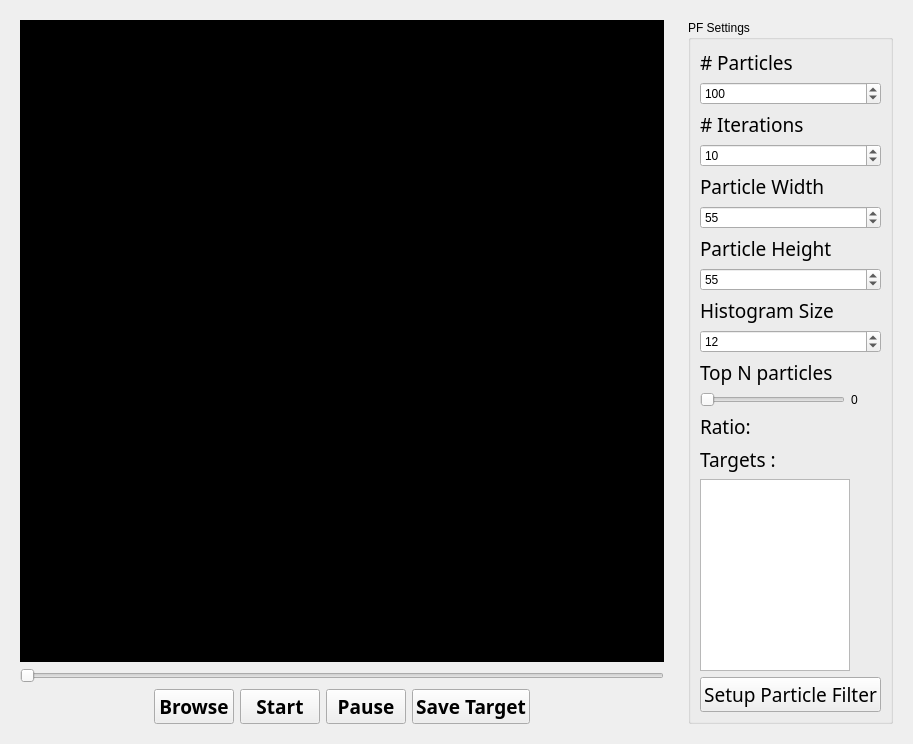
<?xml version="1.0" encoding="UTF-8"?>
<ui version="4.0">
 <class>ParticleFilterWidgetGui</class>
 <widget class="QWidget" name="ParticleFilterWidgetGui">
  <property name="geometry">
   <rect>
    <x>0</x>
    <y>0</y>
    <width>913</width>
    <height>685</height>
   </rect>
  </property>
  <property name="windowTitle">
   <string>Form</string>
  </property>
  <layout class="QHBoxLayout" name="horizontalLayout_2" stretch="1,0">
   <item>
    <widget class="QWidget" name="playerWidget" native="true">
     <layout class="QVBoxLayout" name="verticalLayout_2" stretch="1,0,0">
      <item>
       <widget class="QLabel" name="display_label">
        <property name="styleSheet">
         <string notr="true">Background-color: #000;</string>
        </property>
        <property name="text">
         <string/>
        </property>
       </widget>
      </item>
      <item>
       <widget class="QSlider" name="horizontalSlider">
        <property name="orientation">
         <enum>Qt::Horizontal</enum>
        </property>
       </widget>
      </item>
      <item>
       <layout class="QHBoxLayout" name="horizontalLayout">
        <item>
         <spacer name="buttonsLeft_horizontalSpacer">
          <property name="orientation">
           <enum>Qt::Horizontal</enum>
          </property>
          <property name="sizeHint" stdset="0">
           <size>
            <width>40</width>
            <height>20</height>
           </size>
          </property>
         </spacer>
        </item>
        <item>
         <widget class="QPushButton" name="browse_pushButton">
          <property name="font">
           <font>
            <family>Futura</family>
            <pointsize>14</pointsize>
            <weight>75</weight>
            <bold>true</bold>
           </font>
          </property>
          <property name="text">
           <string>Browse</string>
          </property>
         </widget>
        </item>
        <item>
         <widget class="QPushButton" name="start_pushButton">
          <property name="font">
           <font>
            <family>Futura</family>
            <pointsize>14</pointsize>
            <weight>75</weight>
            <bold>true</bold>
           </font>
          </property>
          <property name="text">
           <string>Start</string>
          </property>
         </widget>
        </item>
        <item>
         <widget class="QPushButton" name="pause_pushButton">
          <property name="font">
           <font>
            <family>Futura</family>
            <pointsize>14</pointsize>
            <weight>75</weight>
            <bold>true</bold>
           </font>
          </property>
          <property name="text">
           <string>Pause</string>
          </property>
         </widget>
        </item>
        <item>
         <widget class="QPushButton" name="saveTarget_pushButton">
          <property name="font">
           <font>
            <family>Futura</family>
            <pointsize>14</pointsize>
            <weight>75</weight>
            <bold>true</bold>
           </font>
          </property>
          <property name="text">
           <string>Save Target</string>
          </property>
         </widget>
        </item>
        <item>
         <spacer name="buttonsRight_horizontalSpacer">
          <property name="orientation">
           <enum>Qt::Horizontal</enum>
          </property>
          <property name="sizeHint" stdset="0">
           <size>
            <width>40</width>
            <height>20</height>
           </size>
          </property>
         </spacer>
        </item>
       </layout>
      </item>
     </layout>
    </widget>
   </item>
   <item>
    <widget class="QWidget" name="widget" native="true">
     <layout class="QGridLayout" name="gridLayout">
      <property name="sizeConstraint">
       <enum>QLayout::SetDefaultConstraint</enum>
      </property>
      <item row="0" column="0">
       <widget class="QGroupBox" name="groupBox">
        <property name="title">
         <string>PF Settings</string>
        </property>
        <layout class="QVBoxLayout" name="verticalLayout">
         <item>
          <widget class="QLabel" name="particleCountLabel">
           <property name="font">
            <font>
             <family>Futura</family>
             <pointsize>14</pointsize>
            </font>
           </property>
           <property name="text">
            <string># Particles</string>
           </property>
          </widget>
         </item>
         <item>
          <widget class="QSpinBox" name="particleCountSpinBox">
           <property name="maximum">
            <number>1000</number>
           </property>
           <property name="value">
            <number>100</number>
           </property>
          </widget>
         </item>
         <item>
          <widget class="QLabel" name="iterCountLabel">
           <property name="font">
            <font>
             <family>Futura</family>
             <pointsize>14</pointsize>
            </font>
           </property>
           <property name="text">
            <string># Iterations</string>
           </property>
          </widget>
         </item>
         <item>
          <widget class="QSpinBox" name="iterCountSpinBox">
           <property name="maximum">
            <number>1000</number>
           </property>
           <property name="value">
            <number>10</number>
           </property>
          </widget>
         </item>
         <item>
          <widget class="QLabel" name="particleWidthLbel">
           <property name="font">
            <font>
             <family>Futura</family>
             <pointsize>14</pointsize>
            </font>
           </property>
           <property name="text">
            <string>Particle Width</string>
           </property>
          </widget>
         </item>
         <item>
          <widget class="QSpinBox" name="particleWidthLSpinBox">
           <property name="maximum">
            <number>1000</number>
           </property>
           <property name="value">
            <number>55</number>
           </property>
          </widget>
         </item>
         <item>
          <widget class="QLabel" name="particleHeightLbel">
           <property name="font">
            <font>
             <family>Futura</family>
             <pointsize>14</pointsize>
            </font>
           </property>
           <property name="text">
            <string>Particle Height</string>
           </property>
          </widget>
         </item>
         <item>
          <widget class="QSpinBox" name="particleHeightLSpinBox">
           <property name="maximum">
            <number>1000</number>
           </property>
           <property name="value">
            <number>55</number>
           </property>
          </widget>
         </item>
         <item>
          <widget class="QLabel" name="HistogramSizelabel">
           <property name="font">
            <font>
             <family>Futura</family>
             <pointsize>14</pointsize>
            </font>
           </property>
           <property name="text">
            <string>Histogram Size</string>
           </property>
          </widget>
         </item>
         <item>
          <widget class="QSpinBox" name="histogramSizespinBox">
           <property name="minimum">
            <number>8</number>
           </property>
           <property name="maximum">
            <number>256</number>
           </property>
           <property name="singleStep">
            <number>4</number>
           </property>
           <property name="value">
            <number>12</number>
           </property>
          </widget>
         </item>
         <item>
          <widget class="QLabel" name="label">
           <property name="font">
            <font>
             <family>Futura</family>
             <pointsize>14</pointsize>
            </font>
           </property>
           <property name="text">
            <string>Top N particles</string>
           </property>
          </widget>
         </item>
         <item>
          <layout class="QHBoxLayout" name="horizontalLayout_3">
           <item>
            <widget class="QSlider" name="particlesToDisplaySlider">
             <property name="orientation">
              <enum>Qt::Horizontal</enum>
             </property>
            </widget>
           </item>
           <item>
            <widget class="QLabel" name="particlesToDisplayLabel">
             <property name="minimumSize">
              <size>
               <width>30</width>
               <height>0</height>
              </size>
             </property>
             <property name="text">
              <string>0</string>
             </property>
            </widget>
           </item>
          </layout>
         </item>
         <item>
          <layout class="QHBoxLayout" name="horizontalLayout_4">
           <item>
            <widget class="QLabel" name="label_2">
             <property name="font">
              <font>
               <family>Futura</family>
               <pointsize>14</pointsize>
              </font>
             </property>
             <property name="text">
              <string>Ratio: </string>
             </property>
            </widget>
           </item>
           <item>
            <widget class="QLabel" name="top_n_ratio_label">
             <property name="text">
              <string/>
             </property>
            </widget>
           </item>
          </layout>
         </item>
         <item>
          <widget class="QLabel" name="label_3">
           <property name="font">
            <font>
             <family>Futura</family>
             <pointsize>14</pointsize>
            </font>
           </property>
           <property name="text">
            <string>Targets :</string>
           </property>
          </widget>
         </item>
         <item>
          <widget class="QListWidget" name="targets_ListWidget">
           <property name="sizePolicy">
            <sizepolicy hsizetype="MinimumExpanding" vsizetype="MinimumExpanding">
             <horstretch>0</horstretch>
             <verstretch>0</verstretch>
            </sizepolicy>
           </property>
           <property name="maximumSize">
            <size>
             <width>150</width>
             <height>10000</height>
            </size>
           </property>
           <property name="font">
            <font>
             <family>Helvetica Neue</family>
            </font>
           </property>
          </widget>
         </item>
         <item>
          <widget class="QPushButton" name="setupPF_pushButton">
           <property name="font">
            <font>
             <family>Futura</family>
             <pointsize>14</pointsize>
            </font>
           </property>
           <property name="text">
            <string>Setup Particle Filter</string>
           </property>
          </widget>
         </item>
        </layout>
       </widget>
      </item>
     </layout>
    </widget>
   </item>
  </layout>
 </widget>
 <resources/>
 <connections>
  <connection>
   <sender>browse_pushButton</sender>
   <signal>clicked()</signal>
   <receiver>ParticleFilterWidgetGui</receiver>
   <slot>onActionOpen()</slot>
   <hints>
    <hint type="sourcelabel">
     <x>220</x>
     <y>635</y>
    </hint>
    <hint type="destinationlabel">
     <x>163</x>
     <y>654</y>
    </hint>
   </hints>
  </connection>
  <connection>
   <sender>start_pushButton</sender>
   <signal>clicked()</signal>
   <receiver>ParticleFilterWidgetGui</receiver>
   <slot>onActionPlay()</slot>
   <hints>
    <hint type="sourcelabel">
     <x>306</x>
     <y>635</y>
    </hint>
    <hint type="destinationlabel">
     <x>353</x>
     <y>654</y>
    </hint>
   </hints>
  </connection>
  <connection>
   <sender>pause_pushButton</sender>
   <signal>clicked()</signal>
   <receiver>ParticleFilterWidgetGui</receiver>
   <slot>onActionPause()</slot>
   <hints>
    <hint type="sourcelabel">
     <x>392</x>
     <y>635</y>
    </hint>
    <hint type="destinationlabel">
     <x>450</x>
     <y>654</y>
    </hint>
   </hints>
  </connection>
  <connection>
   <sender>horizontalSlider</sender>
   <signal>sliderPressed()</signal>
   <receiver>ParticleFilterWidgetGui</receiver>
   <slot>onHorizontalSliderPressed()</slot>
   <hints>
    <hint type="sourcelabel">
     <x>194</x>
     <y>597</y>
    </hint>
    <hint type="destinationlabel">
     <x>193</x>
     <y>654</y>
    </hint>
   </hints>
  </connection>
  <connection>
   <sender>horizontalSlider</sender>
   <signal>sliderReleased()</signal>
   <receiver>ParticleFilterWidgetGui</receiver>
   <slot>onHorizontalSliderReleased()</slot>
   <hints>
    <hint type="sourcelabel">
     <x>77</x>
     <y>597</y>
    </hint>
    <hint type="destinationlabel">
     <x>48</x>
     <y>654</y>
    </hint>
   </hints>
  </connection>
  <connection>
   <sender>particleCountSpinBox</sender>
   <signal>valueChanged(int)</signal>
   <receiver>ParticleFilterWidgetGui</receiver>
   <slot>onParticleCountChange(int)</slot>
   <hints>
    <hint type="sourcelabel">
     <x>786</x>
     <y>95</y>
    </hint>
    <hint type="destinationlabel">
     <x>912</x>
     <y>77</y>
    </hint>
   </hints>
  </connection>
  <connection>
   <sender>iterCountSpinBox</sender>
   <signal>valueChanged(int)</signal>
   <receiver>ParticleFilterWidgetGui</receiver>
   <slot>onIterationCountChange(int)</slot>
   <hints>
    <hint type="sourcelabel">
     <x>786</x>
     <y>148</y>
    </hint>
    <hint type="destinationlabel">
     <x>912</x>
     <y>136</y>
    </hint>
   </hints>
  </connection>
  <connection>
   <sender>particleWidthLSpinBox</sender>
   <signal>valueChanged(int)</signal>
   <receiver>ParticleFilterWidgetGui</receiver>
   <slot>onParticleWidthChange(int)</slot>
   <hints>
    <hint type="sourcelabel">
     <x>882</x>
     <y>210</y>
    </hint>
    <hint type="destinationlabel">
     <x>912</x>
     <y>185</y>
    </hint>
   </hints>
  </connection>
  <connection>
   <sender>particlesToDisplaySlider</sender>
   <signal>valueChanged(int)</signal>
   <receiver>ParticleFilterWidgetGui</receiver>
   <slot>onSetParticleCountSliderMoved(int)</slot>
   <hints>
    <hint type="sourcelabel">
     <x>845</x>
     <y>387</y>
    </hint>
    <hint type="destinationlabel">
     <x>912</x>
     <y>233</y>
    </hint>
   </hints>
  </connection>
  <connection>
   <sender>saveTarget_pushButton</sender>
   <signal>clicked()</signal>
   <receiver>ParticleFilterWidgetGui</receiver>
   <slot>onActionSaveTarget()</slot>
   <hints>
    <hint type="sourcelabel">
     <x>506</x>
     <y>613</y>
    </hint>
    <hint type="destinationlabel">
     <x>507</x>
     <y>654</y>
    </hint>
   </hints>
  </connection>
  <connection>
   <sender>histogramSizespinBox</sender>
   <signal>valueChanged(int)</signal>
   <receiver>ParticleFilterWidgetGui</receiver>
   <slot>onHistSizeChanged(int)</slot>
   <hints>
    <hint type="sourcelabel">
     <x>882</x>
     <y>336</y>
    </hint>
    <hint type="destinationlabel">
     <x>912</x>
     <y>480</y>
    </hint>
   </hints>
  </connection>
  <connection>
   <sender>setupPF_pushButton</sender>
   <signal>clicked()</signal>
   <receiver>ParticleFilterWidgetGui</receiver>
   <slot>onActionSetupPF()</slot>
   <hints>
    <hint type="sourcelabel">
     <x>759</x>
     <y>598</y>
    </hint>
    <hint type="destinationlabel">
     <x>758</x>
     <y>654</y>
    </hint>
   </hints>
  </connection>
  <connection>
   <sender>horizontalSlider</sender>
   <signal>sliderMoved(int)</signal>
   <receiver>ParticleFilterWidgetGui</receiver>
   <slot>onHorizontalSliderMoved(int)</slot>
   <hints>
    <hint type="sourcelabel">
     <x>124</x>
     <y>597</y>
    </hint>
    <hint type="destinationlabel">
     <x>146</x>
     <y>654</y>
    </hint>
   </hints>
  </connection>
  <connection>
   <sender>particleHeightLSpinBox</sender>
   <signal>valueChanged(int)</signal>
   <receiver>ParticleFilterWidgetGui</receiver>
   <slot>onParticleHeightChange(int)</slot>
   <hints>
    <hint type="sourcelabel">
     <x>756</x>
     <y>267</y>
    </hint>
    <hint type="destinationlabel">
     <x>1134</x>
     <y>264</y>
    </hint>
   </hints>
  </connection>
 </connections>
 <slots>
  <slot>onActionOpen()</slot>
  <slot>onActionPlay()</slot>
  <slot>onActionPause()</slot>
  <slot>onHorizontalSliderPressed()</slot>
  <slot>onHorizontalSliderReleased()</slot>
  <slot>onHorizontalSliderMoved(int)</slot>
  <slot>onParticleCountChange(int)</slot>
  <slot>onIterationCountChange(int)</slot>
  <slot>onParticleWidthChange(int)</slot>
  <slot>onSetParticleCountSliderMoved(int)</slot>
  <slot>onActionSaveTarget()</slot>
  <slot>onHistSizeChanged(int)</slot>
  <slot>onActionSetupPF()</slot>
  <slot>onParticleHeightChange(int)</slot>
 </slots>
</ui>
